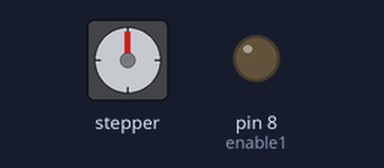
A sketch run on a simulated Arduino Mega 2560, built with avr-gcc and run on an emulated ATmega2560. Parts: stepper motor, output pins drawn as LEDs (lit = HIGH). Stepper angles assume 200 steps per turn.

Above: at 0.15 s.
At 9.82 s:
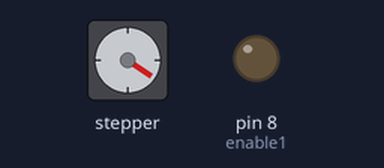
At 19.82 s:
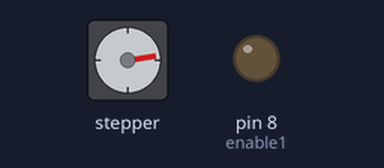
At 39.62 s:
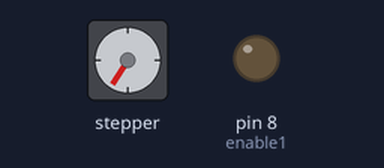
Timing chart, 0 to 40.0 s (numbered marks = the images above):
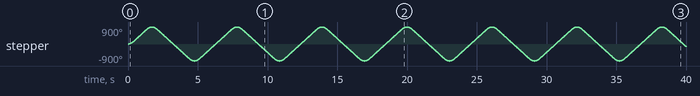

The sketch:

Test_for_XYZ.ino
```cpp
int enable1 = 8;

#include <AccelStepper.h>

// Define a stepper and the pins it will use
AccelStepper stepper(1,24,30); // X
//AccelStepper stepper(1,25,31); // Y
//AccelStepper stepper(1,26,32); // Z

//AccelStepper stepper1(1,2,5); // X
//AccelStepper stepper1(1,3,6); // Y
//AccelStepper stepper1(1,4,7); // Z

void setup()
{
  pinMode(enable1,OUTPUT);
  // X settings
  //stepper.setMaxSpeed(400);
  //stepper.setAcceleration(1000);
  //stepper.moveTo(500);
// Y
 // stepper.setMaxSpeed(400);
  //stepper.setAcceleration(1000);
  //stepper.moveTo(500);

  // Z
  stepper.setMaxSpeed(400);
  stepper.setAcceleration(1000);
  stepper.moveTo(500);
}

void loop()
{
    enable1 = HIGH;
    // If at the end of travel go to the other end
    if (stepper.distanceToGo() == 0)
      stepper.moveTo(-stepper.currentPosition());

    stepper.run();
}
```
